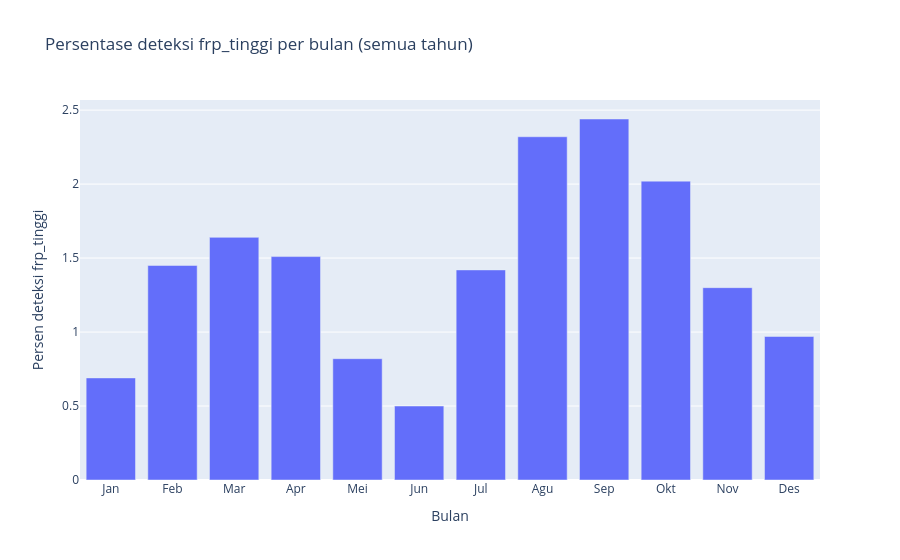

Write notebook code for a chart like this one.
### Markdown cell above
### Grafik 7. Pada bulan apa deteksi ber-FRP tinggi paling sering muncul?

### Code cell
frp_tinggi_bulan = (
    d.group_by("bulan")
    .agg(pl.len().alias("deteksi"), pl.col("frp_tinggi").sum().alias("jumlah_frp_tinggi"))
    .sort("bulan")
    .collect()
    .with_columns((pl.col("jumlah_frp_tinggi") / pl.col("deteksi") * 100).round(2).alias("persen_frp_tinggi"))
)

fig = px.bar(
    frp_tinggi_bulan,
    x="bulan",
    y="persen_frp_tinggi",
    hover_data=["deteksi", "jumlah_frp_tinggi"],
    labels={"bulan": "Bulan", "persen_frp_tinggi": "Persen deteksi frp_tinggi", "jumlah_frp_tinggi": "Jumlah frp_tinggi"},
    title="Persentase deteksi frp_tinggi per bulan (semua tahun)",
)
fig.update_xaxes(tickmode="array", tickvals=list(range(1, 13)), ticktext=NAMA_BULAN)
fig.show()

frp_tinggi_bulan

### Figure 1 — Plotly figure (JSON) as saved in the notebook; plotly's stock layout.template omitted (floating-point values rounded to 4 significant figures)
{"data": [{"customdata": [[12358, 85], [22510, 326], [30653, 502], [22313, 338], [21272, 174], [26421, 131], [56725, 806], [160465, 3726], [344061, 8401], [220575, 4458], [77548, 1008], [17035, 165]], "hovertemplate": "Bulan=%{x}<br>Persen deteksi frp_tinggi=%{y}<br>deteksi=%{customdata[0]}<br>Jumlah frp_tinggi=%{customdata[1]}<extra></extra>", "legendgroup": "", "marker": {"color": "#636efa", "pattern": {"shape": ""}}, "name": "", "orientation": "v", "showlegend": false, "textposition": "auto", "type": "bar", "x": [1, 2, 3, 4, 5, 6, 7, 8, 9, 10, 11, 12], "xaxis": "x", "y": [0.69, 1.45, 1.64, 1.51, 0.82, 0.5, 1.42, 2.32, 2.44, 2.02, 1.3, 0.97], "yaxis": "y"}], "layout": {"barmode": "relative", "legend": {"tracegroupgap": 0}, "title": {"text": "Persentase deteksi frp_tinggi per bulan (semua tahun)"}, "xaxis": {"anchor": "y", "domain": [0, 1], "tickmode": "array", "ticktext": ["Jan", "Feb", "Mar", "Apr", "Mei", "Jun", "Jul", "Agu", "Sep", "Okt", "Nov", "Des"], "tickvals": [1, 2, 3, 4, 5, 6, 7, 8, 9, 10, 11, 12], "title": {"text": "Bulan"}}, "yaxis": {"anchor": "x", "domain": [0, 1], "title": {"text": "Persen deteksi frp_tinggi"}}}}
